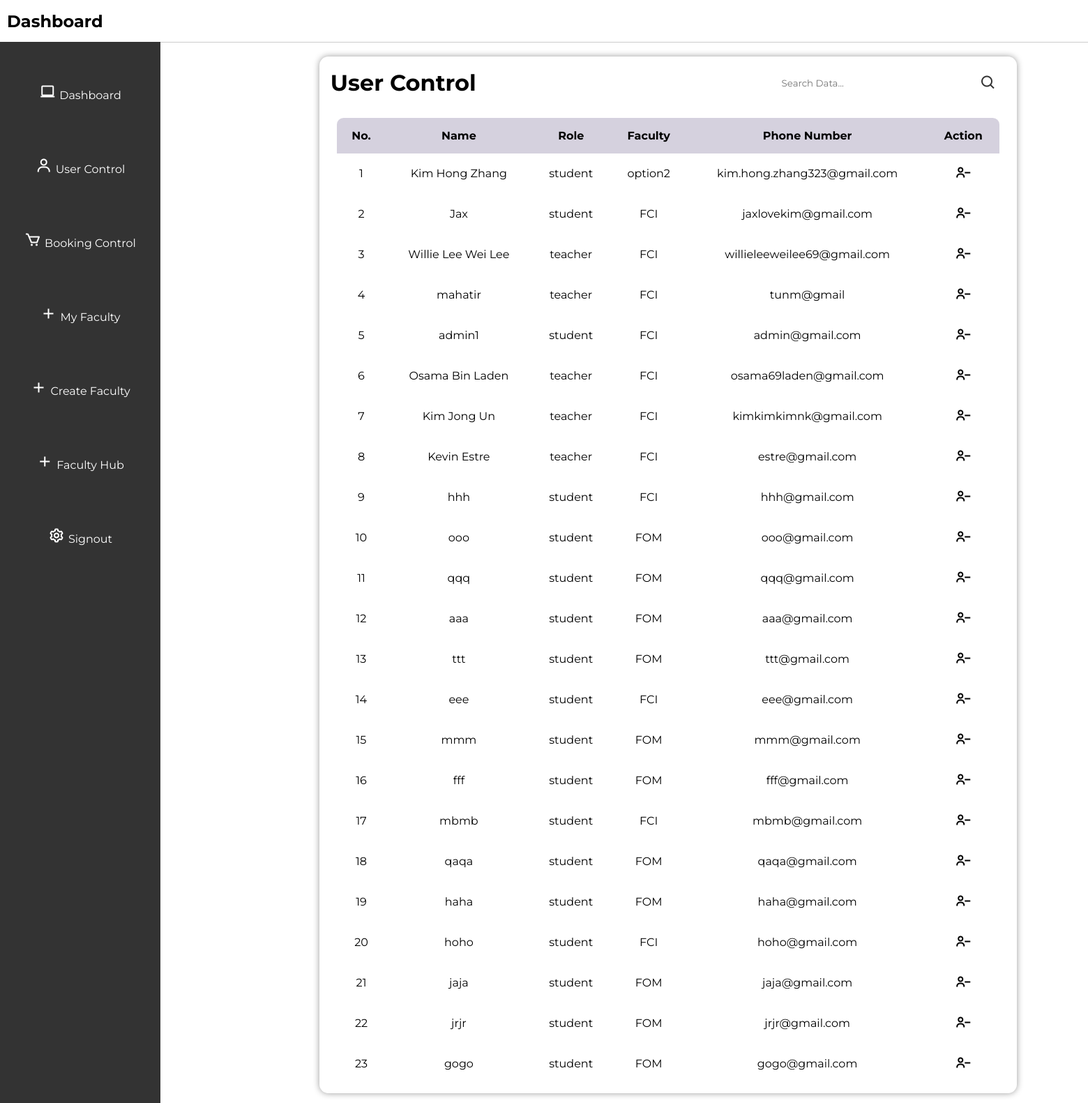
The page /usercontrol on the database as committed earlier.
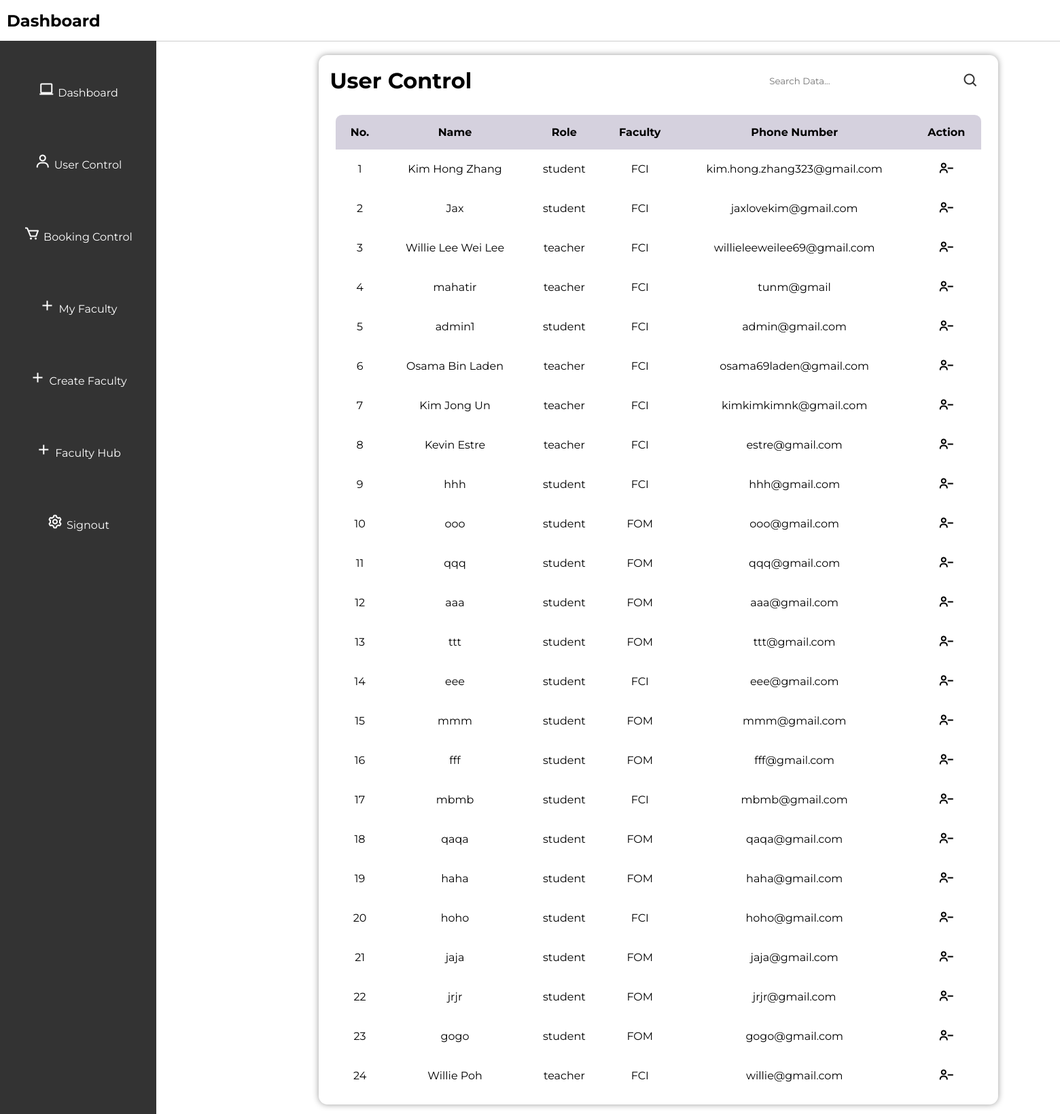
The same page on the database as committed later.
### tables this page shows
CREATE TABLE users (
        id INTEGER PRIMARY KEY AUTOINCREMENT,
        role TEXT NOT NULL,
        faculty TEXT NOT NULL,
        username TEXT NOT NULL UNIQUE,
        email TEXT NOT NULL UNIQUE,
        phone_number TEXT NOT NULL UNIQUE,
        password TEXT NOT NULL
        );

### app.py (the view)
@app.route("/usercontrol")
def usercontrol():
    conn = get_db_connection()
    cursor = conn.cursor()
    cursor.execute("SELECT * FROM users")
    user_data = cursor.fetchall()
    conn.close()
    return render_template("usercontrol.html", users=user_data)

### app.py (called while the page is built)
def get_db_connection():
    con = sqlite3.connect("database.db")
    con.row_factory = sqlite3.Row
    return con

### templates/usercontrol.html (shortened to what this page needs)
<!DOCTYPE html>
<html lang="en">
<head>
    <link rel="stylesheet" href="../static/style.css">
    <link href='https://unpkg.com/boxicons@2.1.4/css/boxicons.min.css'rel='stylesheet'>
</head>
<body>
    <header>
        <h2>Dashboard</h2>
    </header>
    <div class="sidebar">
        <ul>
            <li><i class='bx bx-laptop'></i><a href="/admin">Dashboard</a></li>
            <li><i class='bx bx-user'></i><a href="/usercontrol">User Control</a></li>
            <li><i class='bx bx-cart'></i><a href="/appointmentcontrol">Booking Control</a></li>
            <li><i class='bx bx-plus'></i><a href="/faculty">My Faculty</a></li>
            <li><i class='bx bx-plus'></i><a href="/createfacultyhub">Create Faculty</a></li>
            <li><i class='bx bx-plus'></i><a href="/facultyhub">Faculty Hub</a></li>
            <li><i class='bx bx-cog' ></i><a href="/logout">Signout</a></li>
        </ul>
    </div>
    <div class="user-main">
        <div class="table" id="customers_table">
            <div class="table__header">
                <h1>User Control</h1>
                <div class="input-group">
                    <input type="search" placeholder="Search Data...">
                    <i class='bx bx-search'></i>
                </div>
            </div>
            <div class="table__body">
                <table>
                    <thead>
                        <tr>
                            <th> No. </th>
                            <th> Name </th>
                            <th> Role </th>
                            <th> Faculty </th>
                            <th> Phone Number </th>
                            <th> Action </th>
                        </tr>
                    </thead>
                    <tbody>
                        {% for user in users %}
                        <form action="/delete_user" method="POST">
                            <tr>
                                <td> {{ loop.index }} </td>
                                <td>{{ user[3] }}</td>
                                <td>{{ user[1] }}</td>
                                <td> {{ user[2] }} </td>
                                <td> {{ user[4] }}</td>
                                <td>
                                    <button type="submit"><i class='bx bx-user-minus'></i></button>
                                </td>
                            </tr>
                        </form>
                        {% endfor %}
                    </tbody>
                </table>
            </div>
        </div>
    </div>
</body>
</html>

### static/style.css (style rules this page uses)
* { margin: 0; padding: 0; box-sizing: border-box; font-family: 'Montserrat'; }
body { font-family: 'Montserrat', sans-serif; background-color: white; justify-content: center; align-items: center; margin: 0; padding: 0; min-width: 100vh; }
.bx { font-size: 24px; color: #333; }
header { display: flex; justify-content: space-between; align-items: center; padding: 10px; background-color: #ffffff; border-bottom: 1px solid #ccc; position: relative; top: 0; width: 100%; }
header h2 { font-size: 24px; }
.sidebar { height: calc(200vh - 60px); width: 230px; position: absolute; top: 60px; left: 0; background-color: #333; padding-top: 20px; overflow-y: auto; }
.sidebar ul { list-style-type: none; }
.sidebar ul li { padding: 40px 0; text-align: center; }
.sidebar ul li a { color: #fff; text-decoration: none; }
.sidebar i { color: white; margin-right: 5px; }
.table { position: relative; width: 1000px; box-shadow: 0 0 10px rgba(0, 0, 0, 0.4); border-radius: 12.8px; display: flex; justify-content: center; flex-direction: column; margin-top: 20px; left: 20%; }
.table__header { width: 100%; height: 10%; padding: 12.8px 16px; display: flex; justify-content: space-between; align-items: center; }
.table__header .input-group { width: 35%; height: 100%; padding: 12.8px; border-radius: 32px; display: flex; justify-content: center; align-items: center; transition: .2s; }
.table__header .input-group input { width: 100%; padding: 0 8px 0 4.8px; background-color: transparent; border: none; outline: none; }
.table__body { width: 95%; max-height: calc(89vh - 16px); background-color: #fffb; margin: 12.8px auto; border-radius: 9.6px; overflow: auto; overflow: overlay; }
table { width: 100%; }
table, th, td { border-collapse: collapse; padding: 16px; text-align: center; }
thead th { position: sticky; top: 0; left: 0; background-color: #d5d1defe; text-transform: capitalize; }
.table__body button { background-color: transparent; border: none; color: black; justify-content: center; }
.table__body i { border: none; color: black; }

Rows that differ between the two databases and show on the page:
changed users "Kim Hong Zhang": faculty "option2" → "FCI"
added users: username "Willie Poh", role "teacher", faculty "FCI", email "willie@gmail.com"
